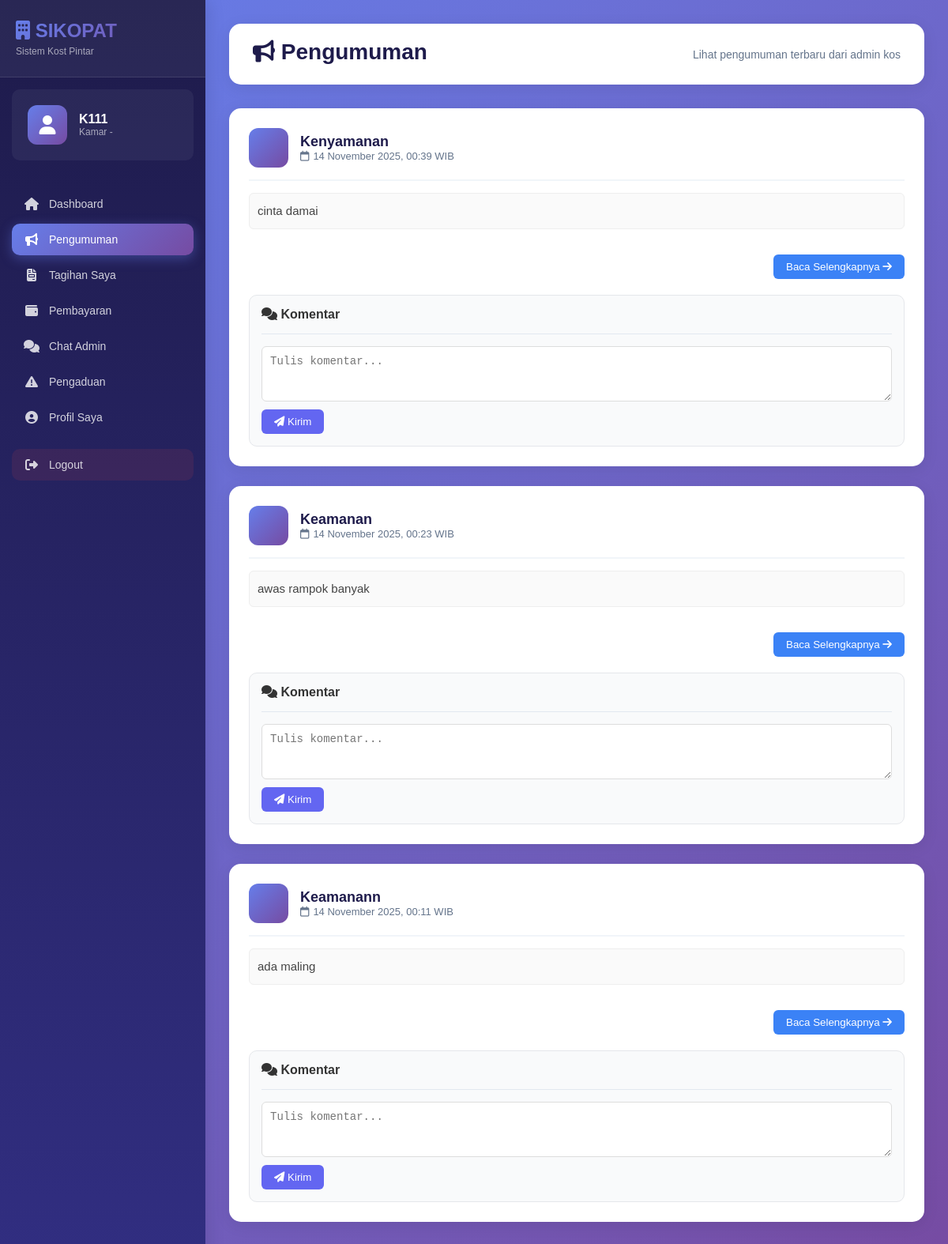
Page /penghuni/pengumuman.php (signed in) on the committed database.
### tables this page shows
CREATE TABLE `pengumuman` (
  `id` int(11) NOT NULL,
  `judul` varchar(255) DEFAULT NULL,
  `isi` text NOT NULL,
  `created_by` int(11) DEFAULT NULL,
  `created_at` datetime DEFAULT current_timestamp()
);

### penghuni/pengumuman.php (the view, shortened to what this page needs)
<?php
require_once '../koneksi.php';
$id_penghuni = $_SESSION['id_penghuni'] ?? $_SESSION['user_id'];
$username = $_SESSION['username'];
$query_pengumuman = mysqli_query($koneksi, "SELECT * FROM pengumuman ORDER BY created_at DESC");
$q_penghuni = mysqli_query($koneksi, "
    SELECT pk.*, k.nomor_kamar
    FROM penghuni_kamar pk
    LEFT JOIN kamar k ON pk.id_kamar = k.id
    WHERE pk.id = '$id_penghuni';
");
$data_penghuni = mysqli_fetch_assoc($q_penghuni);
?>
<!DOCTYPE html>
<html lang="id">
<head>
<link rel="stylesheet" href="../style.css">
<link rel="stylesheet" href="https://cdnjs.cloudflare.com/ajax/libs/font-awesome/6.5.0/css/all.min.css">
</head>
<body>
<div class="sidebar">
    <div class="sidebar-header">
        <h3><i class="fa-solid fa-building"></i> SIKOPAT</h3>
        <p>Sistem Kost Pintar</p>
    </div>
    <div class="user-profile">
        <div class="user-avatar-big"><i class="fa-solid fa-user"></i></div>
        <div class="user-profile-info">
            <h4><?= htmlspecialchars($data_penghuni['nama_lengkap'] ?? $username) ?></h4>
            <p>Kamar <?= $data_penghuni['nomor_kamar'] ?? '-' ?></p>
        </div>
    </div>
    <ul>
        <li><a href="dashboard_penghuni.php"><i class="fa-solid fa-house"></i> Dashboard</a></li>
        <li><a href="pengumuman_penghuni.php" class="active"><i class="fa-solid fa-bullhorn"></i> Pengumuman</a></li>
        <li><a href="tagihan_penghuni.php"><i class="fa-solid fa-file-invoice"></i> Tagihan Saya</a></li>
        <li><a href="pembayaran_penghuni.php"><i class="fa-solid fa-wallet"></i> Pembayaran</a></li>
        <li><a href="chat_penghuni.php"><i class="fa-solid fa-comments"></i> Chat Admin</a></li>
        <li><a href="pengaduan_penghuni.php"><i class="fa-solid fa-triangle-exclamation"></i> Pengaduan</a></li>
        <li><a href="profil_penghuni.php"><i class="fa-solid fa-user-circle"></i> Profil Saya</a></li>
        <li><a href="../logout.php" onclick="return confirm('Yakin ingin logout?')" class="logout-btn">
            <i class="fa fa-sign-out-alt"></i> Logout</a>
        </li>
    </ul>
</div>
<div class="content">
    <div class="top-bar">
        <h1><i class="fa-solid fa-bullhorn"></i> Pengumuman</h1>
        <p>Lihat pengumuman terbaru dari admin kos</p>
    </div>
    <?php while ($p = mysqli_fetch_assoc($query_pengumuman)): ?>
    <?php
    $full = $p['isi'];
    $short = strlen($full) > 200 ? substr($full, 0, 200) . "..." : $full;
    ?>
    <div class="pengumuman-card">
        <div class="pengumuman-header">
            <div class="pengumuman-icon"><i class="fa-solid fa-megaphone"></i></div>
            <div class="pengumuman-title">
                <h3><?= htmlspecialchars($p['judul']) ?></h3>
                <div class="pengumuman-date">
                    <i class="fa-regular fa-calendar"></i>
                    <?= date('d F Y, H:i', strtotime($p['created_at'])) ?> WIB
                </div>
            </div>
        </div>
        <div class="pengumuman-content">
            <?= nl2br(htmlspecialchars($short)) ?>
        </div>
        <button class="btn-detail" onclick='lihatDetailPengumuman(<?= json_encode($p) ?>)'>
            Baca Selengkapnya <i class="fa-solid fa-arrow-right"></i>
        </button>
        <div class="komentar-section">
            <h4><i class="fa-solid fa-comments"></i> Komentar</h4>
            <form method="POST" class="form-komentar">
                <textarea name="komentar" rows="3" placeholder="Tulis komentar..." required></textarea>
                <button type="submit" name="kirim_komentar"><i class="fa-solid fa-paper-plane"></i> Kirim</button>
            </form>
        </div>
    </div>
    <?php endwhile; ?>
</div>
</body>
</html>

### style.css (style rules this page uses)
* { margin: 0; padding: 0; box-sizing: border-box; }
body { font-family: "Poppins", sans-serif; background: linear-gradient(135deg, #667eea 0%, #764ba2 100%); min-height: 100vh; color: #333; }
.sidebar { width: 260px; background: linear-gradient(180deg, #1e1b4b 0%, #312e81 100%); color: white; position: fixed; top: 0; left: 0; bottom: 0; padding: 0; box-shadow: 4px 0 20px rgba(0,0,0,0.1); overflow-y: auto; z-index: 1000; }
.sidebar-header { padding: 25px 20px; background: rgba(255,255,255,0.05); border-bottom: 1px solid rgba(255,255,255,0.1); }
.sidebar-header h3 { font-size: 24px; font-weight: 700; margin: 0; background: linear-gradient(135deg, #667eea 0%, #764ba2 100%); -webkit-background-clip: text; -webkit-text-fill-color: transparent; background-clip: text; }
.sidebar-header p { font-size: 12px; color: rgba(255,255,255,0.6); margin-top: 5px; }
.user-profile { padding: 20px; background: rgba(255,255,255,0.05); margin: 15px; border-radius: 10px; display: flex; align-items: center; gap: 15px; }
.user-avatar-big { width: 50px; height: 50px; background: linear-gradient(135deg, #667eea 0%, #764ba2 100%); border-radius: 12px; display: flex; align-items: center; justify-content: center; font-size: 24px; color: white; }
.user-profile-info h4 { font-size: 16px; margin: 0; color: white; }
.user-profile-info p { font-size: 12px; color: rgba(255,255,255,0.6); margin: 0; }
.sidebar ul { list-style: none; padding: 20px 15px; }
.sidebar ul li { margin-bottom: 5px; }
.sidebar ul li a { display: flex; align-items: center; padding: 12px 15px; border-radius: 10px; color: rgba(255,255,255,0.8); text-decoration: none; transition: all 0.3s ease; font-size: 14px; font-weight: 500; }
.sidebar ul li a i { margin-right: 12px; width: 20px; text-align: center; font-size: 16px; }
.sidebar ul li a.active { background: linear-gradient(135deg, #667eea 0%, #764ba2 100%); color: white; box-shadow: 0 4px 15px rgba(102, 126, 234, 0.4); }
.logout-btn { margin-top: 20px; padding: 12px 15px; background: rgba(239, 68, 68, 0.1); color: #fca5a5; border-radius: 10px; display: flex; align-items: center; text-decoration: none; transition: all 0.3s ease; }
.content { margin-left: 260px; padding: 30px; min-height: 100vh; }
.top-bar { background: white; padding: 20px 30px; border-radius: 15px; margin-bottom: 30px; box-shadow: 0 4px 20px rgba(0,0,0,0.08); }
.top-bar h1 { font-size: 28px; font-weight: 700; color: #1e1b4b; margin-bottom: 5px; }
.top-bar p { color: #64748b; font-size: 14px; margin: 0; }
.pengumuman-card { background: white; border-radius: 15px; padding: 25px; margin-bottom: 25px; box-shadow: 0 4px 20px rgba(0,0,0,0.08); transition: all 0.3s ease; }
.pengumuman-header { display: flex; align-items: center; gap: 15px; margin-bottom: 15px; padding-bottom: 15px; border-bottom: 2px solid #f1f5f9; }
.pengumuman-icon { width: 50px; height: 50px; background: linear-gradient(135deg, #667eea 0%, #764ba2 100%); border-radius: 12px; display: flex; align-items: center; justify-content: center; font-size: 24px; color: white; }
.pengumuman-title h3 { font-size: 18px; color: #1e1b4b; margin: 0; font-weight: 600; }
.pengumuman-date { font-size: 13px; color: #64748b; display: flex; align-items: center; gap: 5px; }
.pengumuman-content { font-size: 14px; color: #475569; line-height: 1.8; margin-bottom: 20px; }
.komentar-section { background: #f8fafc; padding: 20px; border-radius: 10px; margin-top: 20px; }
.form-komentar { margin-top: 15px; padding-top: 15px; border-top: 1px solid #e2e8f0; }
.top-bar { background: white; padding: 20px 30px; border-radius: 15px; margin-bottom: 30px; box-shadow: 0 4px 20px rgba(0,0,0,0.08); display: flex; justify-content: space-between; align-items: center; }

### penghuni/pengumuman.php (style rules this page uses)
body { font-family: 'Poppins', sans-serif; }
.pengumuman-content { margin-top: 10px; padding: 10px; line-height: 1.6; font-size: 15px; background: #fafafa; border-radius: 6px; border: 1px solid #eee; color: #444; }
.komentar-section { margin-top: 20px; background: #f9fafb; border-radius: 10px; padding: 15px; border: 1px solid #e5e7eb; }
.form-komentar textarea { width: 100%; padding: 10px; border-radius: 6px; border: 1px solid #ddd; font-size: 14px; }
.form-komentar button { background: #6366f1; color: white; border: none; padding: 8px 16px; border-radius: 6px; cursor: pointer; margin-top: 10px; }
.btn-detail { margin-top: 12px; padding: 8px 16px; background: #3b82f6; color: white; border-radius: 6px; border: none; cursor: pointer; float: right; }

### rows in the picture
pengumuman: judul "Kenyamanan", created_at "14 November 2025, 00:39", isi "cinta damai"
pengumuman: judul "Keamanan", created_at "14 November 2025, 00:23", isi "awas rampok banyak"
pengumuman: judul "Keamanann", created_at "14 November 2025, 00:11", isi "ada maling"

### other values in the picture
$data_penghuni['nama_lengkap'] "K111"
$data_penghuni['nomor_kamar'] "-"
